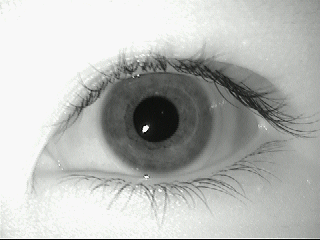
#> input picture proyecto/test_images/aeval1.bmp, 320 x 240 px; its folder holds only this picture in this run
$ python proyecto.py
#> lines starting #> are read from the running program, lines starting #| are printed output that depends on the picture; after the words box and inside, x2 and y2 are one past the last pixel; in counts of white or black regions, pixels touching at a corner belong together
import cv2 as cv
import os
import numpy as np
from matplotlib import pyplot as plt


def show_results(img1, img2, global_title='Test', text1='Original', text2='Modificada'):
    plt.figure(figsize=(12, 6))
    plt.title(global_title)

    # Imagen original
    plt.subplot(1, 2, 1)
    plt.imshow(img1, cmap='gray')
    plt.title(text1)
    plt.axis('off')

    # Imagen modificada
    plt.subplot(1, 2, 2)
    plt.imshow(img2, cmap='gray')
    plt.title(text2)
    plt.axis('off')

    plt.tight_layout()
    plt.show()


def get_pupil(in_image: np.ndarray) -> np.ndarray:
    height, width = np.shape(in_image)
    blur = cv.medianBlur(in_image, 5)
    pupils = cv.HoughCircles(blur, cv.HOUGH_GRADIENT, 1, width / 2, param1=120, param2=30, minRadius=height // 14,
                             maxRadius=height // 7)
    return pupils


def get_iris(in_image: np.ndarray) -> np.ndarray:
    height, width = np.shape(in_image)
    blur = cv.medianBlur(in_image, 5)
    iris = cv.HoughCircles(blur, cv.HOUGH_GRADIENT, 1, width / 1.1, param1=100, param2=2.8, minRadius=height // 8,
                           maxRadius=height * 2 // 8)
    return iris


def get_images(directory: str):
#> called with directory = 'test_images'
    imgs = os.listdir(directory)
    images = []
    for i in range(len(imgs)):
        images.append(np.uint8(cv.imread(directory + '/' + imgs[i], cv.IMREAD_GRAYSCALE)))
    return images


def fill_circle(image: np.ndarray, circle: np.ndarray, scale: float = 1.0) -> np.ndarray:
    out_image = np.zeros_like(image)

    center = (int(circle[0]), (circle[1]))
    radius = round(float(circle[2]) * scale)
    # fill
    cv.circle(out_image, center, radius, (255, 255, 255), -1)

    return out_image / 255


def get_artifacts(in_image: np.ndarray, pupil: np.ndarray, iris: np.ndarray):
    # Máscaras binarias de iris y pupila
    pupil_circle = fill_circle(in_image, pupil, 0.85)
    iris_circle = fill_circle(in_image, iris, 0.95) - fill_circle(in_image, pupil, 1.05)

    # Imágenes con píxeles de las zonas de pupila o iris
    image_pupil = (in_image * pupil_circle).astype(np.uint8)
    image_iris = (in_image * iris_circle).astype(np.uint8)

    # Índices de las zonas de iris y pupila
    indices_to_keep_pupil = np.nonzero(pupil_circle)
    indices_to_keep_iris = np.nonzero(iris_circle)

    # Artefactos pupila: threshold de 50 es suficiente
    _, art_pupila = cv.threshold(image_pupil, 50, 255, cv.THRESH_BINARY)
    art_pupila = art_pupila * pupil_circle

    # Para el iris:
    # 1. Ecualizo el histograma de las zonas de interés y hago la media de ese valor con el de ese píxel en la imagen
    #    original
    # 2. Hago el threshold sobre esos valores (adaptativa, en función de la media de la región de iris)
    # 3. Creo una matriz resultado con la imagen a 0
    # 4. Para los índices del iris, copio los valores del threshold

    # Primero, un pequeño suavizado
    blur = cv.blur(image_iris, (3, 3), 0)
    # Aplicar ecualización
    eq1 = cv.equalizeHist(blur[indices_to_keep_iris])
    for i in range(len(eq1)):
        # Hacer media ponderada entre la imagen ecualizada y la suavizada
        s = (eq1[i][0].astype(np.uint16) * 2 + blur[indices_to_keep_iris[0][i], indices_to_keep_iris[1][i]].astype(
            np.uint16))
        eq1[i][0] = s // 3
    mean_iris = np.mean(eq1)
    white_threshold = mean_iris + (255 - mean_iris) * .58
    black_threshold = mean_iris * .3

    # Aplicar thresholds superior e inferior (se consideran artefactos los que están por debajo del primero y por
    # encima del segundo). Después, sumar los arrays (disjuntos)
    _, art_iris1 = cv.threshold(eq1, black_threshold, 255, cv.THRESH_BINARY_INV)
    _, art_iris2 = cv.threshold(eq1, white_threshold, 255, cv.THRESH_BINARY)
    art_iris = art_iris1 + art_iris2

    # De volver a forma matricial los datos de threshold para los índices del iris
    art_iris_mat = np.zeros_like(in_image)
    for i in range(len(indices_to_keep_iris[0])):
        art_iris_mat[indices_to_keep_iris[0][i], indices_to_keep_iris[1][i]] = art_iris[i][0]

    return art_pupila, art_iris_mat


def segment_eye(image: np.ndarray):
    # Convert image to color for representation
    image_color = cv.cvtColor(image, cv.COLOR_GRAY2RGB)

    # Get parameters for pupil and iris
    pupil = get_pupil(image)
    iris = get_iris(image)
    pupil_artifacts, iris_artifacts = None, None

    # Draw pupil's circle
    if pupil is not None:
        pupil = np.uint16(np.round(pupil))
        for i in pupil[0, :]:
            center = (i[0], i[1])
            radius = i[2]
            cv.circle(image_color, center, radius, (255, 0, 255), 2)

    # Draw iris' circle
    if iris is not None:
        iris = np.uint16(np.round(iris))
        for i in iris[0, :]:
            center = (i[0], i[1])
            radius = i[2]
            cv.circle(image_color, center, radius, (0, 200, 100), 2)

    # Get and draw the artifacts for pupil and iris (only if one of each detected previously)
    if pupil is not None and iris is not None and len(pupil[0]) == len(iris[0]) == 1:
        # Get binary masks for pupil and iris
        pupil_artifacts, iris_artifacts = get_artifacts(image, pupil[0][0], iris[0][0])

        # Get the coordinates where the masks have values
        pupil_artifacts_coordinates = np.nonzero(pupil_artifacts)
        iris_artifacts_coordinates = np.nonzero(iris_artifacts)

        # Draw the artifacts in the image
        image_color[pupil_artifacts_coordinates] = [0, 0, 255]  # Pupil's artifacts in blue
        image_color[iris_artifacts_coordinates] = [255, 255, 0]  # Iris' artifacts in yellow

    # Generate Region Of Interest (para esclerótica)
    height, width = np.shape(image)
    min_y = max(iris[0][0][1] - iris[0][0][2] - pupil[0][0][2], 0)
    max_y = min(iris[0][0][1] + iris[0][0][2] + pupil[0][0][2], height - 1)
    min_x, max_x = 5, width - 1

    cv.rectangle(image_color, (min_x, min_y), (max_x, max_y), color=(255, 255, 200))

    show_results(image, image_color, text2="Segmentación de pupila, iris y artefactos")

    # Devolver las máscaras de las segmentaciones
    return fill_circle(image, pupil[0][0]), fill_circle(image, iris[0][0]), pupil_artifacts, iris_artifacts


# Aplica segment_eye a todas las imágenes del directorio test_images
def segment_test_images():
    # Get images from directory
    image_list = get_images('test_images')
#> image_list = 1 item

    for image in image_list:
        segment_eye(image)
#> this loop made 1 pass
#> pass 1, in get_pupil, `blur = cv.medianBlur(in_image, 5)`:
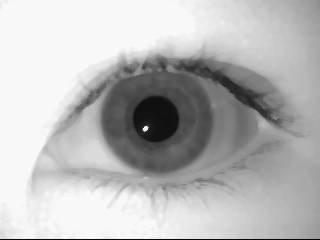
#> blur: shape (240, 320); min 6, max 248, mean 185.1
#> pass 1, in get_artifacts, `pupil_circle = fill_circle(in_image, pupil, 0.85)`:
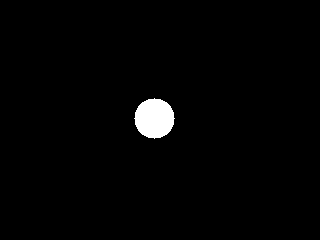
#> pupil_circle: shape (240, 320) float64; values 0 (black) and 1 (white), 1.6% white; 1 white region, box (x1, y1, x2, y2) and area: (134, 98, 175, 139) 1257
#> pass 1, in show_results, `plt.show()`:
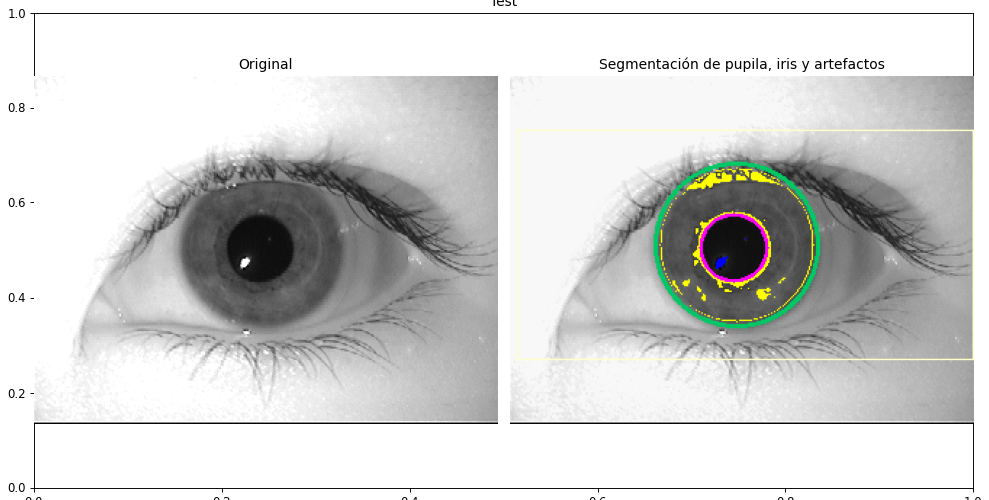
#> figure drawn by matplotlib, 2 panels; B, G, R data is drawn as R, G, B


# Por defecto ejecuta la segmentación sobre todas las imágenes de prueba
segment_test_images()

$ run again, on proyecto/test_images/chongpkl2.bmp
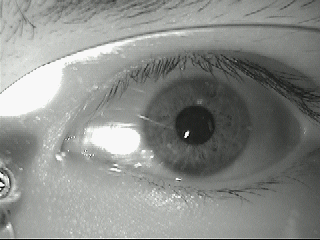
#> input picture proyecto/test_images/chongpkl2.bmp, 320 x 240 px
#> image_list = 1 item
#> the loop in segment_test_images, `for image in image_list:` made 1 pass
#> pass 1, in get_artifacts, `pupil_circle = fill_circle(in_image, pupil, 0.85)`:
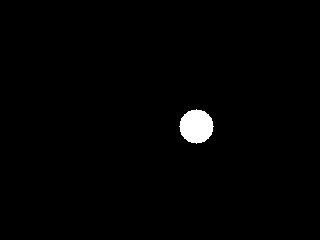
#> pupil_circle: shape (240, 320) float64; values 0 (black) and 1 (white), 1.2% white; 1 white region, box (x1, y1, x2, y2) and area: (179, 109, 214, 144) 901
#> pass 1, in show_results, `plt.show()`:
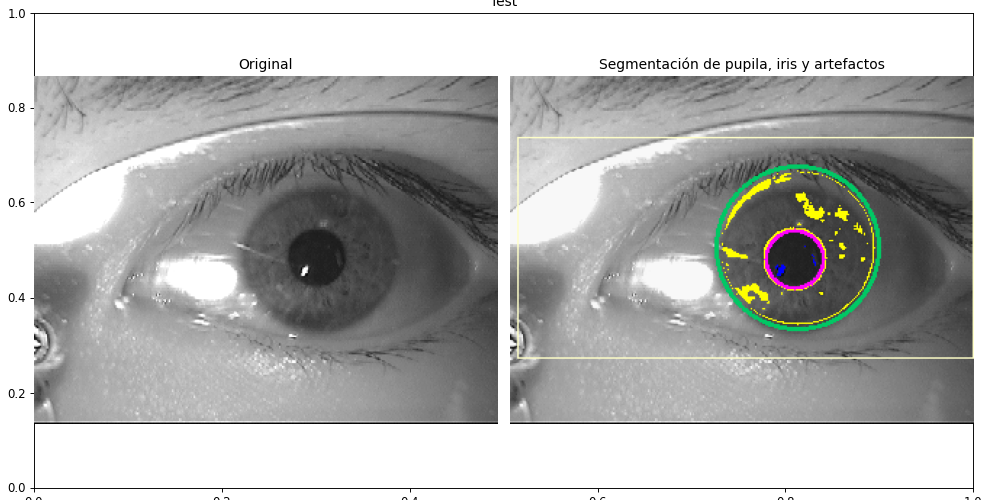
#> figure drawn by matplotlib, 2 panels; B, G, R data is drawn as R, G, B

$ run again, on proyecto/test_images/chongpkr2.bmp
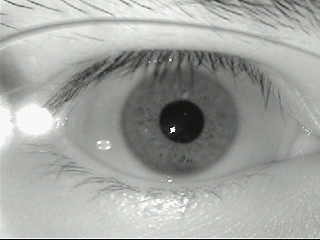
#> input picture proyecto/test_images/chongpkr2.bmp, 320 x 240 px
#> image_list = 1 item
#> the loop in segment_test_images, `for image in image_list:` made 1 pass
#> pass 1, in get_artifacts, `pupil_circle = fill_circle(in_image, pupil, 0.85)`:
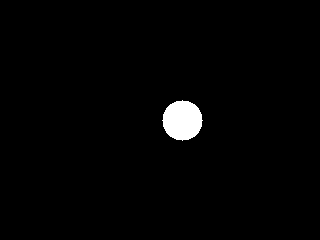
#> pupil_circle: shape (240, 320) float64; values 0 (black) and 1 (white), 1.6% white; 1 white region, box (x1, y1, x2, y2) and area: (162, 100, 203, 141) 1257
#> pass 1, in show_results, `plt.show()`:
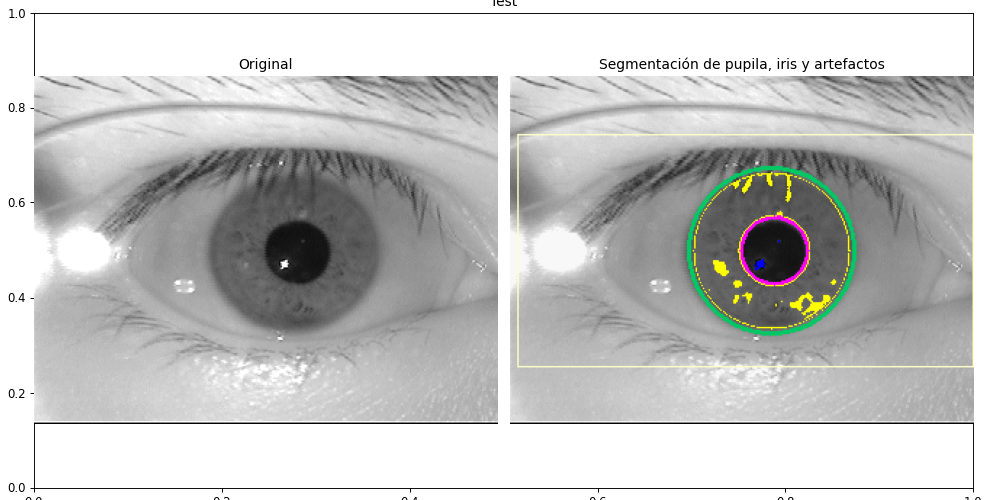
#> figure drawn by matplotlib, 2 panels; B, G, R data is drawn as R, G, B

$ run again, on proyecto/test_images/kelvinl1.bmp
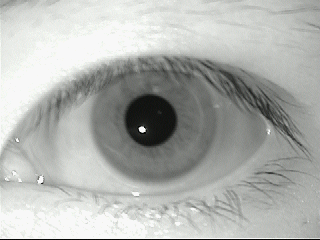
#> input picture proyecto/test_images/kelvinl1.bmp, 320 x 240 px
#> image_list = 1 item
#> the loop in segment_test_images, `for image in image_list:` made 1 pass
#> pass 1, in get_artifacts, `pupil_circle = fill_circle(in_image, pupil, 0.85)`:
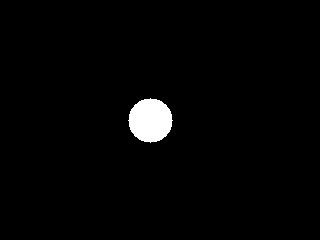
#> pupil_circle: shape (240, 320) float64; values 0 (black) and 1 (white), 2% white; 1 white region, box (x1, y1, x2, y2) and area: (128, 98, 173, 143) 1517
#> pass 1, in show_results, `plt.show()`:
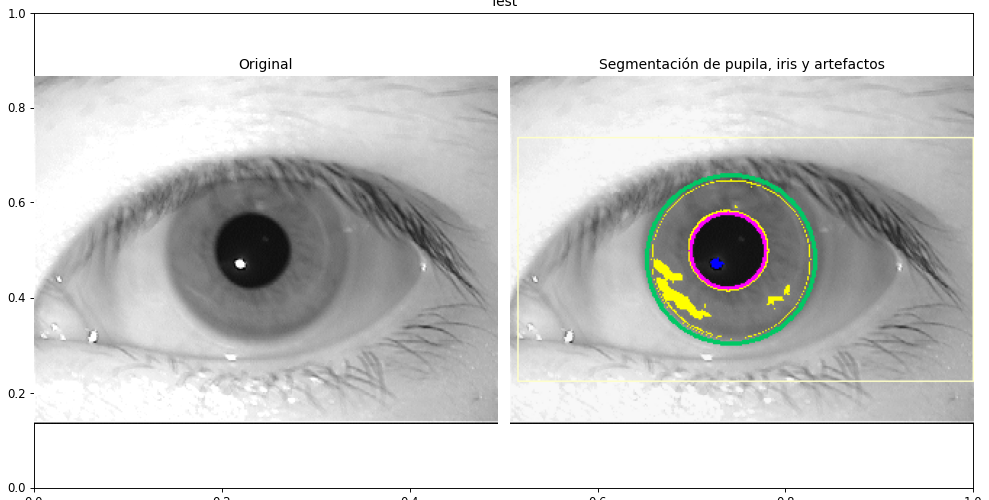
#> figure drawn by matplotlib, 2 panels; B, G, R data is drawn as R, G, B

$ run again, on proyecto/test_images/aevar1.bmp
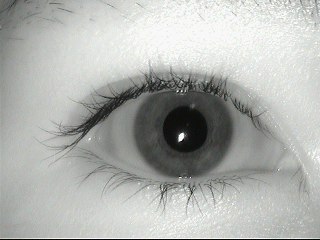
#> input picture proyecto/test_images/aevar1.bmp, 320 x 240 px
#> image_list = 1 item
#> the loop in segment_test_images, `for image in image_list:` made 1 pass
#> pass 1, in get_artifacts, `pupil_circle = fill_circle(in_image, pupil, 0.85)`:
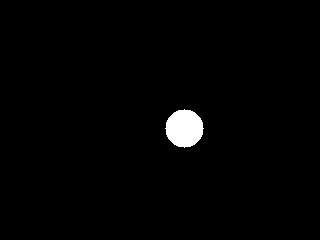
#> pupil_circle: shape (240, 320) float64; values 0 (black) and 1 (white), 1.5% white; 1 white region, box (x1, y1, x2, y2) and area: (165, 109, 204, 148) 1129
#> pass 1, in show_results, `plt.show()`:
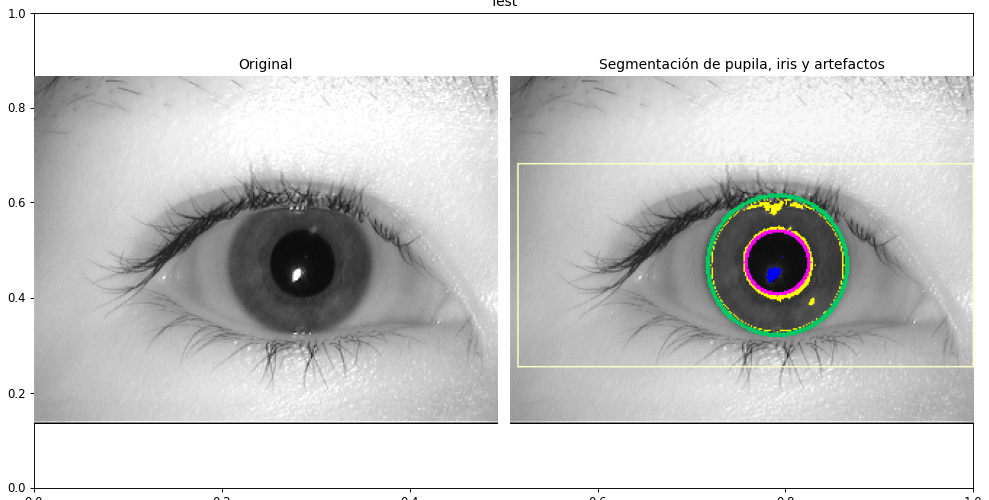
#> figure drawn by matplotlib, 2 panels; B, G, R data is drawn as R, G, B
